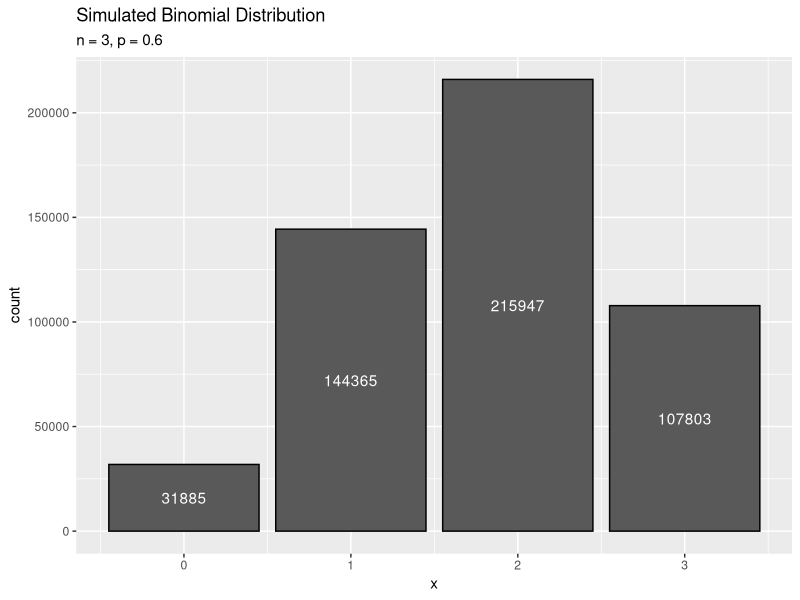

The R script that drew this image:
## ---- chunk 1
knitr::opts_chunk$set(echo = TRUE, error = TRUE)
## ---- chunk 2
library(tidyverse)
## ---- chunk 3
n <- 3
x <- 2

choose(n, x)

factorial(n) / (factorial(x) * factorial(n - x))
## ---- chunk 4
dbinom(2, 3, 0.6)
## ---- chunk 5
n <- 3
p <- 0.6

tibble(
  x = 0:n,
  probs = dbinom(x, n, p)
)
## ---- chunk 6
dbinom(0, n, p) + dbinom(1, n, p) + dbinom(2, n, p)

sum(dbinom(0:2, n, p))

pbinom(2, n, p)
## ---- chunk 7
# P(Y > 4)


# P(Y >=)


# P(3 <= Y <= 6)


## ---- chunk 8
lights <- 0:3
light_probs <- c(0.064, 0.288, 0.432, 0.216)

lights_mean <- sum(lights * light_probs)

lights_var <- sum((lights - lights_mean)^2 * light_probs)
## ---- chunk 9
# rbinom generates a random binomial sample

rbinom(3, n, p)

large_sample <- rbinom(500000, n, p)

mean(large_sample)   # compare to 1.8
var(large_sample)    # compare to 0.72

tibble(x = large_sample) %>%  
  ggplot(aes(x)) +
  geom_histogram(stat = "count", color = "black",) +
  stat_count(geom = 'text',    # Add counts to each bin
             color = 'white', 
             aes(label = after_stat(count)),
           position = position_stack(vjust = 0.5)) +

  labs(
    title = "Simulated Binomial Distribution",
    subtitle = "n = 3, p = 0.6"
  )
## ---- chunk 10
n <- 10
p <- 0.5

# How much probability is at or below 5 on Binom(10, 0.5)?
pbinom(5, n, p)

# How much probability is at or below 6?
pbinom(6, n, p)
## ---- chunk 11
# To capture at least 70% of the probability in Binom(10, 0.5)
# How large do we need to make x?

qbinom(0.7, n, p)

# How "far in" do we need to go to capture at least 95% of the probability?
qbinom(0.95, n, p)

pbinom(7, n, p)
pbinom(8, n, p)
## ---- chunk 12
# Find the mean and sd of X


# Find P(X <= mu)


# Find P(mu - sigma <= X <= mu + sigma)


# Find the 5th and 95th percentiles of X
